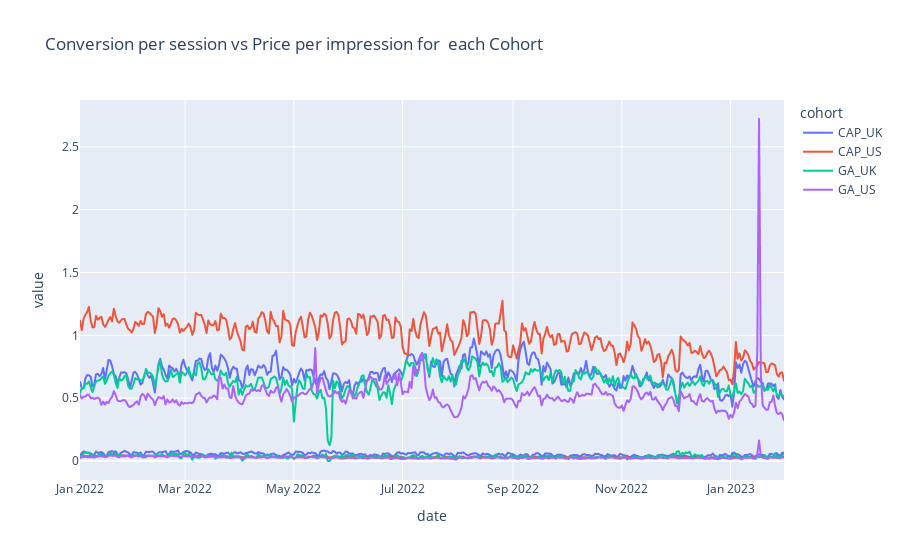

Here is the notebook cell this chart was saved with:
### Code cell
#df_business.set_index('date', inplace=True)
df_daily_business = df_business.reset_index()

fig = px.line(
    df_daily_business,
    x='date',
    y=['conversion_per_session', 'price_per_impression'],
    color='cohort',

    title='Conversion per session vs Price per impression for  each Cohort'
)
fig.show()

### Figure 1 — Plotly figure (JSON) as saved in the notebook; plotly's stock layout.template omitted (floating-point values rounded to 4 significant figures; data arrays with more than 128 entries replaced by an {"elided": "..."} marker saying what was removed)
{"data": [{"hovertemplate": "cohort=CAP_UK<br>variable=conversion_per_session<br>date=%{x}<br>value=%{y}<extra></extra>", "legendgroup": "CAP_UK", "line": {"color": "#636efa", "dash": "solid"}, "marker": {"symbol": "circle"}, "mode": "lines", "name": "CAP_UK", "showlegend": true, "type": "scattergl", "x": {"elided": "396 str values"}, "xaxis": "x", "y": {"elided": "396 float values"}, "yaxis": "y"}, {"hovertemplate": "cohort=CAP_UK<br>variable=price_per_impression<br>date=%{x}<br>value=%{y}<extra></extra>", "legendgroup": "CAP_UK", "line": {"color": "#636efa", "dash": "solid"}, "marker": {"symbol": "circle"}, "mode": "lines", "name": "CAP_UK", "showlegend": false, "type": "scattergl", "x": {"elided": "396 str values"}, "xaxis": "x", "y": {"elided": "396 float values"}, "yaxis": "y"}, {"hovertemplate": "cohort=CAP_US<br>variable=conversion_per_session<br>date=%{x}<br>value=%{y}<extra></extra>", "legendgroup": "CAP_US", "line": {"color": "#EF553B", "dash": "solid"}, "marker": {"symbol": "circle"}, "mode": "lines", "name": "CAP_US", "showlegend": true, "type": "scattergl", "x": {"elided": "396 str values"}, "xaxis": "x", "y": {"elided": "396 float values"}, "yaxis": "y"}, {"hovertemplate": "cohort=CAP_US<br>variable=price_per_impression<br>date=%{x}<br>value=%{y}<extra></extra>", "legendgroup": "CAP_US", "line": {"color": "#EF553B", "dash": "solid"}, "marker": {"symbol": "circle"}, "mode": "lines", "name": "CAP_US", "showlegend": false, "type": "scattergl", "x": {"elided": "396 str values"}, "xaxis": "x", "y": {"elided": "396 float values"}, "yaxis": "y"}, {"hovertemplate": "cohort=GA_UK<br>variable=conversion_per_session<br>date=%{x}<br>value=%{y}<extra></extra>", "legendgroup": "GA_UK", "line": {"color": "#00cc96", "dash": "solid"}, "marker": {"symbol": "circle"}, "mode": "lines", "name": "GA_UK", "showlegend": true, "type": "scattergl", "x": {"elided": "396 str values"}, "xaxis": "x", "y": {"elided": "396 float values"}, "yaxis": "y"}, {"hovertemplate": "cohort=GA_UK<br>variable=price_per_impression<br>date=%{x}<br>value=%{y}<extra></extra>", "legendgroup": "GA_UK", "line": {"color": "#00cc96", "dash": "solid"}, "marker": {"symbol": "circle"}, "mode": "lines", "name": "GA_UK", "showlegend": false, "type": "scattergl", "x": {"elided": "396 str values"}, "xaxis": "x", "y": {"elided": "396 float values"}, "yaxis": "y"}, {"hovertemplate": "cohort=GA_US<br>variable=conversion_per_session<br>date=%{x}<br>value=%{y}<extra></extra>", "legendgroup": "GA_US", "line": {"color": "#ab63fa", "dash": "solid"}, "marker": {"symbol": "circle"}, "mode": "lines", "name": "GA_US", "showlegend": true, "type": "scattergl", "x": {"elided": "396 str values"}, "xaxis": "x", "y": {"elided": "396 float values"}, "yaxis": "y"}, {"hovertemplate": "cohort=GA_US<br>variable=price_per_impression<br>date=%{x}<br>value=%{y}<extra></extra>", "legendgroup": "GA_US", "line": {"color": "#ab63fa", "dash": "solid"}, "marker": {"symbol": "circle"}, "mode": "lines", "name": "GA_US", "showlegend": false, "type": "scattergl", "x": {"elided": "396 str values"}, "xaxis": "x", "y": {"elided": "396 float values"}, "yaxis": "y"}], "layout": {"legend": {"title": {"text": "cohort"}, "tracegroupgap": 0}, "title": {"text": "Conversion per session vs Price per impression for  each Cohort"}, "xaxis": {"anchor": "y", "domain": [0, 1], "title": {"text": "date"}}, "yaxis": {"anchor": "x", "domain": [0, 1], "title": {"text": "value"}}}}
